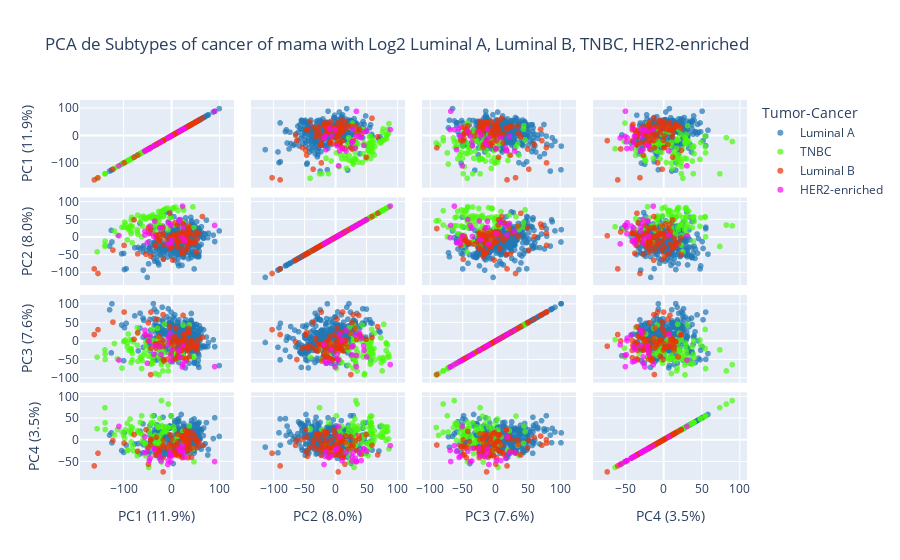

Here is the notebook cell this chart was saved with:
### Code cell
PCA_4_scatter_matrix_log2(df=zeros_reduced_df, cancer_types=["Luminal A", "Luminal B", "TNBC", "HER2-enriched"])
